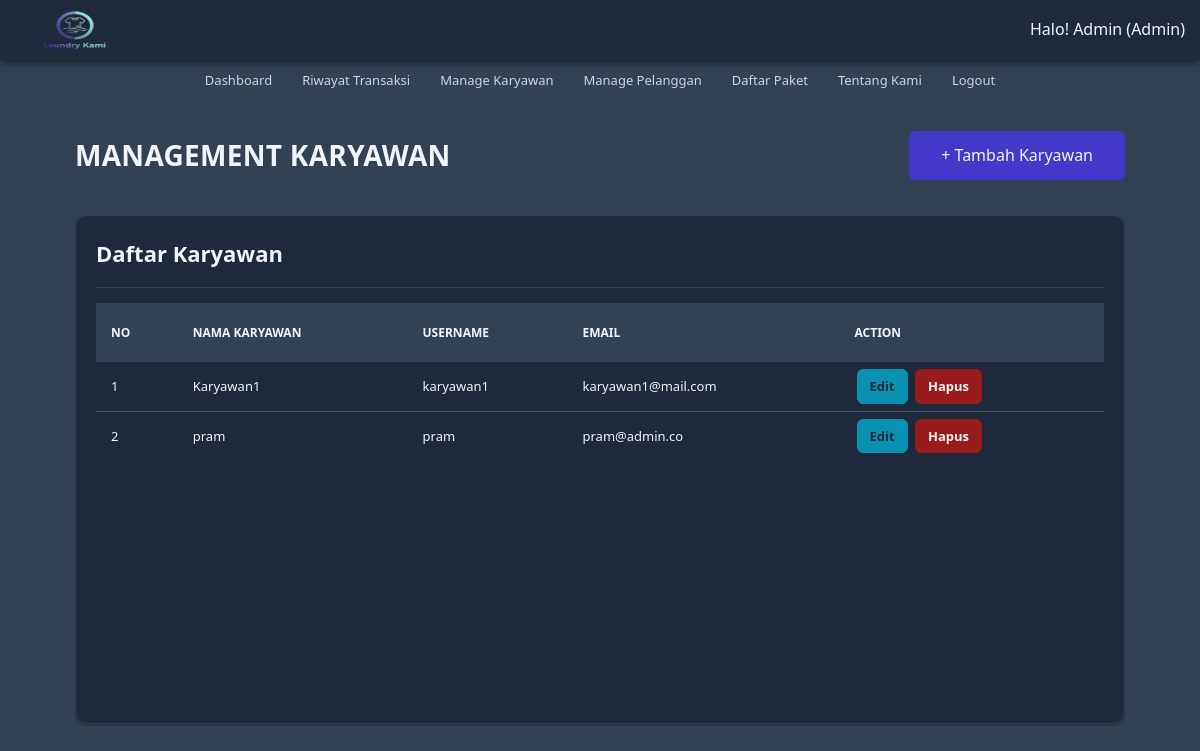
The page /karyawan/karyawan.php (signed in) on the database as committed earlier.
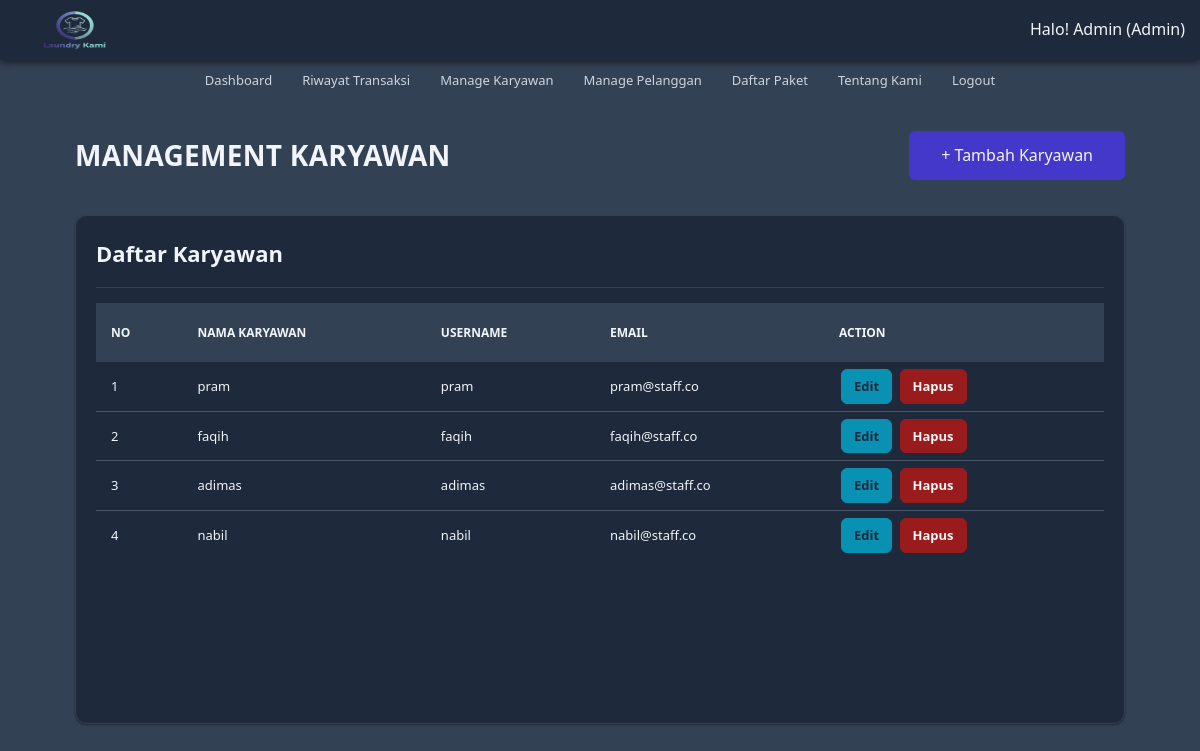
The same page on the database as committed later.
### tables this page shows
CREATE TABLE `master` (
  `id_user` int(11) NOT NULL AUTO_INCREMENT,
  `nama` varchar(100) NOT NULL,
  `email` varchar(100) NOT NULL,
  `username` varchar(20) NOT NULL,
  `password` varchar(255) NOT NULL,
  `level` enum('Admin','Karyawan') NOT NULL DEFAULT 'Karyawan',
  PRIMARY KEY (`id_user`)
);

### src/_functions.php (called while the page is built, shortened)
<?php
$host = "db";
$user = "user_db";
$pass = "password_db";
$db = "laundry_app";
$koneksi = mysqli_connect($host, $user, $pass, $db);
function url($path = '')
{
    $protocol = (!empty($_SERVER['HTTPS']) && $_SERVER['HTTPS'] !== 'off') ? "https" : "http";
    $host = $_SERVER['HTTP_HOST'];
    $base_url = $protocol . '://' . $host . '/';
    return $base_url . ltrim($path, '/');
}
function query($query)
{
    global $koneksi;
    $result = mysqli_query($koneksi, $query);
    $rows = [];
    while ($row = mysqli_fetch_assoc($result)) {
        $rows[] = $row;
    }
    return $rows;
}

### src/_auth.php (called while the page is built, shortened)
<?php
function isLoggedIn() {
    return isset($_SESSION['user_id']) && isset($_SESSION['user_role']);
}
function hasRole($role) {
    if (is_array($role)) {
        return in_array($_SESSION['user_role'], $role);
    }
    return $_SESSION['user_role'] === $role;
}
function getCurrentUser() {
    return [
        'id' => $_SESSION['user_id'],
        'nama' => $_SESSION['user_nama'],
        'username' => $_SESSION['user_username'],
        'email' => $_SESSION['user_email'] ?? null,
        'role' => $_SESSION['user_role']
    ];
}
?>

### src/karyawan/karyawan.php (the view)
<?php
require_once('../_header.php');
$data_karyawan = query('SELECT * FROM master LIMIT 20 OFFSET 1');
?>
<div id="karyawan" class="main-content">
	<div class="container">
		<div class="baris">
			<div class="selamat-datang">
				<div class="col-header">
					<h2 class="judul-md">Management Karyawan</h2>
				</div>
				<div class="col-header txt-right">
					<a href="<?= url('karyawan/tambah.php') ?>" class="btn-lg bg-primary" style="color: whitesmoke;">+ Tambah Karyawan</a>
				</div>
			</div>
		</div>
		<div class="baris">
			<div class="col">
				<div class="card">
					<div class="card-title card-flex">
						<div class="card-col">
							<h2>Daftar Karyawan</h2>
						</div>
					</div>
					<div class="card-body">
						<div class="tabel-kontainer">
							<table class="tabel-transaksi">
								<thead>
									<tr>
										<th class="sticky">No</th>
										<th class="sticky">Nama Karyawan</th>
										<th class="sticky">Username</th>
										<th class="sticky">Email</th>
										<th class="sticky">Action</th>
									</tr>
								</thead>
								<tbody>
									<?php $no = 1; ?>
									<?php foreach ($data_karyawan as $karyawan) : ?>
										<tr>
											<td><?= $no ?></td>
											<td><?= $karyawan['nama'] ?></td>
											<td><?= $karyawan['username'] ?></td>
											<td><?= $karyawan['email'] ?></td>
											<td>
												<a href="<?= url('karyawan/edit.php') ?>?id_user=<?= $karyawan['id_user'] ?>" class="btn btn-edit">Edit</a>
												<a href="<?= url('karyawan/hapus.php') ?>?id_user=<?= $karyawan['id_user'] ?>" onclick="return confirm('Yakin akan menghapus?');" class="btn btn-hapus">Hapus</a>
											</td>
										</tr>
										<?php $no++ ?>
									<?php endforeach; ?>
								</tbody>
							</table>
						</div>
					</div>
				</div>
			</div>
		</div>
	</div>
</div>

### src/_header.php (shortened to what this page needs)
<?php
require_once('_functions.php');
require_once(__DIR__ . '/_auth.php');
$user = getCurrentUser();
?>
<!DOCTYPE html>
<html>
<head>
	<link rel="stylesheet" href="<?= url('/assets/css/style.css') ?>">
</head>
<body>
	<header>
		<nav>
			<div class="logo">
				<a href="<?= url() ?>">
					<img src="<?= url('/assets/img/logo/logo.png') ?>" style="width: 120px;" alt="Laundry Kami">
				</a>
			</div>
			<ul class="nav-menu">
				<li>
					<span id="judul-sm">Halo! <?= $user['nama'] ?> (<?= $user['role'] ?>)</span>
				</li>
			</ul>
		</nav>
		<div id="nav-mini">
			<a href="<?= url('dashboard.php') ?>" class="link-nav">Dashboard</a>
			<a href="<?= url('riwayat_transaksi/riwayat.php') ?>" class="link-nav">Riwayat Transaksi</a>
			<?php if (hasRole('Admin')) : ?>
				<a href="<?= url('karyawan/karyawan.php') ?>" class="link-nav">Manage Karyawan</a>
				<a href="<?= url('manage_pelanggan/pelanggan.php') ?>" class="link-nav">Manage Pelanggan</a>
			<?php endif ?>
			<a href="<?= url('paket/paket.php') ?>" class="link-nav">Daftar Paket</a>
			<a href="<?= url('about.php') ?>" class="link-nav">Tentang Kami</a>
			<a href="<?= url('logout.php') ?>" onclick="return confirm('Yakin ingin keluar?'); " class="link-nav">Logout</a>
		</div>
	</header>

Rows that differ between the two databases and show on the page:
removed master: nama "Karyawan1", username "karyawan1", email "karyawan1@mail.com"
changed master "pram": email "pram@admin.co" → "pram@staff.co"
added master: nama "faqih", username "faqih", email "faqih@staff.co"
added master: nama "adimas", username "adimas", email "adimas@staff.co"
added master: nama "nabil", username "nabil", email "nabil@staff.co"
